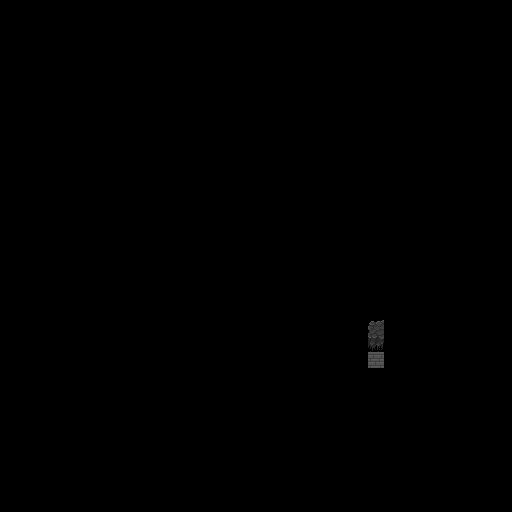

The image is a tile-based game level rendered from a .tmx file. Its description and source (layers, tilesets, objects; grid data summarised) follow:
An orthogonal 32x32 tile map with 16x16 px tiles, 4 tile layers (background, ground, red, green), 2 hidden layers not drawn and 6 objects.

<map version="1.0" orientation="orthogonal" width="32" height="32" tilewidth="16" tileheight="16">
 <tileset firstgid="1" name="Map_floor" tilewidth="16" tileheight="16">
  <image source="../Downloads/tileset.png" width="128" height="128" />
 </tileset>
 <layer name="background" width="32" height="32">
  <data>[1024 cells, 1024 non-empty, 1 distinct tile ids]</data>
 </layer>
 <layer name="ground" width="32" height="32">
  <data>[1024 cells, 996 non-empty, 10 distinct tile ids]</data>
 </layer>
 <layer name="red" width="32" height="32">
  <data>[1024 cells, 6 non-empty, 3 distinct tile ids]</data>
 </layer>
 <layer name="green" width="32" height="32">
  <data>[1024 cells, 8 non-empty, 4 distinct tile ids]</data>
 </layer>
 <layer name="yellow" width="32" height="32" visible="0">
  <data>[1024 cells, 1 non-empty, 1 distinct tile ids]</data>
 </layer>
 <layer name="blue" width="32" height="32" visible="0">
  <data>[1024 cells, 0 non-empty, 0 distinct tile ids]</data>
 </layer>
 <objectgroup name="objects" width="32" height="32">
  <object gid="29" x="320" y="352" />
  <object gid="23" x="274" y="335" />
  <object gid="16" x="393" y="352" />
  <object gid="32" x="169" y="351" />
  <object gid="8" x="296" y="240" />
  <object gid="24" x="265" y="240" />
 </objectgroup>
</map>
